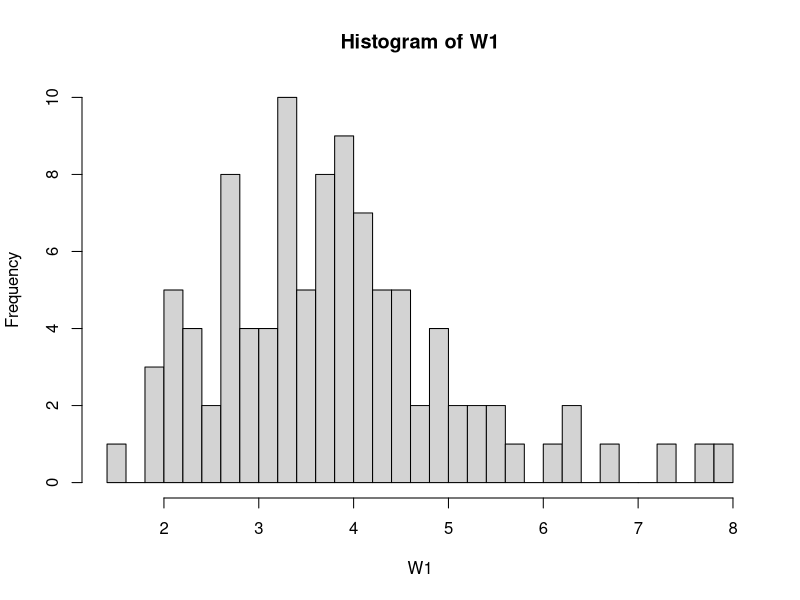
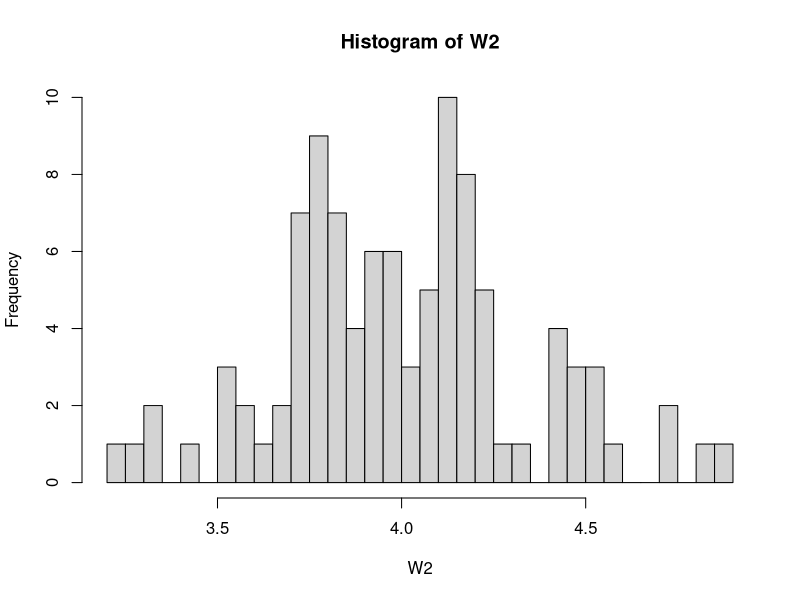

These charts were generated, in order, by the following R code: (Note: this script raises an error after producing the figures.)
########Question 1#########
W1=integer(length=100)
W2=integer(length=100)
for(l in 1:100)
{
  vector1 <- rexp(10,1/4) 
  vector2 <- rexp(150,1/4)
  #plot(vector)
  W1[l]=mean(vector1)
  W2[l]=mean(vector2)
}
hist(W1,breaks = 30)        #Looks somewhat like Normal Distribution
hist(W2,breaks = 30)        #Looks Better
#Histogram for n=150 has less observed variance about 4.
#Central Limit Theorem is observed
##########################

########Question 2#########
k=0
W=integer(length=100)
for(i in 1:100)  
{  
  n<-50                               #Sample Size
  x<-rnorm(n, mean = 0, sd = 1)       #Sample from Gaussian Distribution
  mn<-mean(x)                         #Value of Test Statistic for mean Estimation
  #print(mn)                          #95% values in standard normal in (-1.96,1.96)
  confidence<-0.95                    #confidence interval
  a<-qnorm((confidence+1)/2,0,1)      #Construction of 95% confidence interval            
  if(mn>-1*(a/sqrt(n)) && mn<a/sqrt(n))   #sigma_test_statistic = sigma/(sqrt(n))  
  {
    k<-k+1
  }
}
print(k)
############################

########Question 3########### 
#(Gamma Confidence Interval)
r=20
lambda=1/4
low <-qgamma(0.025,shape =20,rate = 5,lower.tail = TRUE,log.p = FALSE)
up <-qgamma(0.975,shape =20,rate = 5,lower.tail = TRUE,log.p = FALSE)
mu0=4
count <- 0
for(l in 1:100)
{
  vector <- rexp(20,1/4)
  mn <- mean(vector) #Test Statistic following Gamma(r,r*lambda)
  if(mn>low && mn<up )
    count<-count+1
}
print(count)
########Question 3########### (CLT Confidence Interval)
#uva<-0
#for(i in 1:100)
#{
vector <- rexp(20,1/4) #Degree of Freedom for T-Test is 19
mn <- mean(vector)#alpha=0.5 critical region is (-inf,-talpha/2) U (talpha/2,inf)
n <-20
ve <- var(vector)*n/(n-1)
ts=((mn-4)*(sqrt(20)))/(sqrt(ve))  #Test Statistic
L = qt(0.025, df=19, lower.tail=F) #Percent point for T Distribution
print(ts)
if(ts > -L && ts < L)
{
  print("Fail To Reject Hypothesis mu=4")
  uva<-uva+1
} else
{
  print("Rejected the Hypothesis mu=4")
}
#Out of every 100, 90-95 times it fails to reject the hypothesis.
#The test is Robust.
#print(uva)
#}
###########################

########Question 4#########
n<-55                              #Sample Size
xbar <-22.7                        #Sample Mean
mp <- sqrt(n)/sqrt(n-1)
ss <- 5.4                          #Sample Standard Deviation
s <- ss * mp                       #Unbiased Point estimator for Standard Deviation
mu0 <- 20                          #Test mu=mu0
test_stat <- (xbar-mu0)*sqrt(55)/s #Follows t-distribution with 54 degrees
ts<-qt(0.025, df=54, lower.tail=F) #of freedom under null hypothesis mu=mu0
print(ts)
print(test_stat)           #Test Results: NUll hypothesis Rejected (5% significance)
ts<-qt(0.005, df=54, lower.tail=F)
print(ts)                  #Test Results: NUll hypothesis Rejected (1% significance)
###########################

########Question 5#########
xbara <- 124.3                   #Sample a mean
xbarb <- 80.5                    #Sample b mean
vra <- 13.4                      #Sample a standard deviation
vrb <- 16.7                      #Sample b standard deviation
na <- 15                         #Subsample size for a
nb <- 15                         #Subsample size for b
sa <- 13.4*15/14                 #Unbiased point estimator for variance of a
sb <- 16.7*15/14                 #Unbiased point estimator for variance of b
sab <- sa/sb  #Unbiased point estimator for variance of a/variance of b (Not sure?)
lb <- sab * qf(.025,14,14,log.p = F) #lower bound of Confidence interval
ub <- sab * qf(.975,14,14,log.p = F) #upper bound of Confidence interval
#95% confidence interval (0.2693878,2.390004)

sa <- 13.4*150/149               #Unbiased point estimator for variance of a
sb <- 16.7*150/149               #Unbiased point estimator for variance of b
sab <- sa/sb  #Unbiased point estimator for variance of a/variance of b (Not sure?)
lb <- sab * qf(.025,149,149,log.p = F) #lower bound of Confidence interval
ub <- sab * qf(.975,149,149,log.p = F) #upper bound of Confidence interval
#95% confidence interval (0.5812822,1.107627)
###########################

########Question 6#########
#Approach 1: Normal Approximation
n <- 20                     #Sample Size
x <- rexp(20,1/4)           #Random sample following exponential distribution
mn <- mean(x)               #Mean of the Random sample
vr <- var(x)                #Variance of Random sample
pvr <- vr*n/(n-1)           #Unbiased point estimator for variance 
lb <- mn - sqrt(vr) * qnorm(0.975) / sqrt(n)
ub <- mn + sqrt(vr) * qnorm(0.975) / sqrt(n)
print(lb)
print(ub)
print(mn)
print((lb+ub)/2)
#Approach 2: Using the fact that sum of n independent exponential distribution is Gamma
n <- 20                     #Sample Size
x <- rexp(20,1/4)           #Random sample following exponential distribution
mn <- mean(x)               #Mean of the Random sample
vr <- var(x)                #Variance of Random sample
low <-qgamma(0.025,shape =20,rate = 20/mn,lower.tail = TRUE,log.p = FALSE)
up <-qgamma(0.975,shape =20,rate = 20/mn,lower.tail = TRUE,log.p = FALSE)
print(low)
print(up)

#I will prefer approach 2 because by simulation, I can see more number of times,
#4 is contained in the 95% confidence interval for approach 2 than approach 1.
#The added information of distribution being exponential actually helps us in 
#strenthening our confidence interval.
###########################

########Question 7#########
w=integer(length=30)
w[0]<-290
w[1]<-610
w[2]<-790
w[3]<-670
w[4]<-770
w[5]<-420
w[6]<-600
w[7]<-350
w[8]<-800
w[9]<-920
w[10]<-410
w[11]<-810
w[12]<-620
w[13]<-560
w[14]<-550
w[15]<-610
w[16]<-510
w[17]<-390
w[18]<-480
w[19]<-630
w[20]<-470
w[21]<-380
w[22]<-550
w[23]<-570
w[24]<-730
w[25]<-680
w[26]<-530
w[27]<-650
w[28]<-1000
w[29]<-720
mn<-mean(w)                        #Sample mean
vr<-var(w)                         #Sample Variance
s<-vr*30/(30-1)                    #Unbiased point estimator for variance
ts<-qt(0.005, df=29, lower.tail=F) #Percent Point for T Distribution
l<-mn-(ts*sqrt(s))/sqrt(30)        #lower bound of confidence interval
u<-mn+(ts*sqrt(s))/sqrt(30)        #upper bound of confidence interval
print(l)
print(u)
#99% Confidence Interval is (493.3526,691.9808)
###########################

#########Question 8########
#Variance of two populations are not taken to be same. Though an assumption based on experience. 
u=integer(length=13)
v=integer(length=13)
u[0]<-1.79
u[1]<-1.75
u[2]<-1.67
u[3]<-1.65
u[4]<-1.87
u[5]<-1.74
u[6]<-1.94
u[7]<-1.62
u[8]<-2.06
u[9]<-1.33
u[10]<-1.96
u[11]<-1.69
u[12]<-1.70
v[0]<-2.39
v[1]<-2.51
v[2]<-2.86
v[3]<-2.14
v[4]<-2.56
v[5]<-2.29
v[6]<-2.49
v[7]<-2.36
v[8]<-2.58
v[9]<-2.33
v[10]<-2.62
v[11]<-2.41
v[12]<-1.94
n1 <- 13
n2 <- 13
umn <- mean(u)
vmn <- mean(v)
uvar <- var(u)
vvar <- var(v)
s1 <- sqrt(uvar*n1/(n1-1))
s2 <- sqrt(vvar*n2/(n2-1))
dfnumerator <- (s1*s1/n1+s2*s2/n2)**2 
dfdenominator <- ((s1*s1/n1)**2)/(n1+1)+((s2*s2/n2)**2)/(n2+1) 
dff <- dfnumerator/dfdenominator -2
equi_var <- sqrt(s1*s1/n1+s2*s2/n2)
lb <- umn-vmn - equi_var*qt(0.05, df=dff, lower.tail=F) 
ub <- umn-vmn + equi_var*qt(0.05, df=dff, lower.tail=F) 
#90% confidence interval (-1.058486,-0.1892059)
###########################
